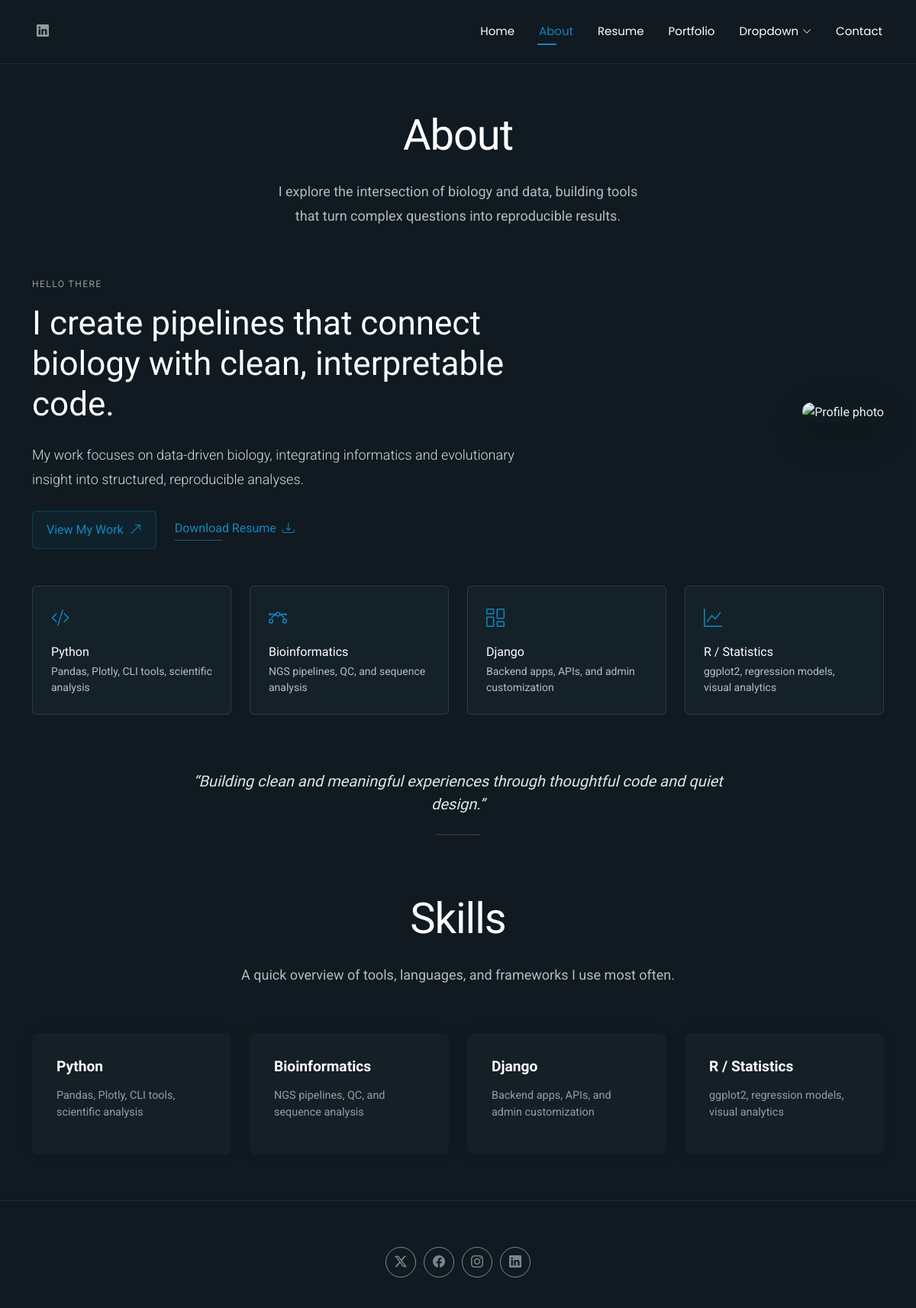
The page /about/ on the database its author committed.
### main/models.py (models this page shows, shortened)
class Timestamped(models.Model):
    created_at = models.DateTimeField(auto_now_add=True)
    updated_at = models.DateTimeField(auto_now=True)
    class Meta:
        abstract = True

class SiteCopy(Timestamped):
    COPY_KEYS = [
        ("about_title", "About: Section Title"),
        ("about_lead", "About: Lead Paragraph"),
        ("about_intro_headline", "About: Intro Headline"),
        ("about_intro_body", "About: Intro Body"),
        ("skills_title", "Skills: Section Title"),
        ("skills_lead", "Skills: Lead Paragraph"),
        ("about_quote", "About: Quote"),
    ]
    key = models.CharField(max_length=64, choices=COPY_KEYS, db_index=True)
    text = models.TextField()
    active = models.BooleanField(default=True)
    class Meta:
        verbose_name_plural = "Site Copy"
        indexes = [models.Index(fields=["key", "active"])]

class Skill(Timestamped):
    name = models.CharField(max_length=80)
    description = models.CharField(max_length=240, blank=True)
    order = models.PositiveIntegerField(default=0, db_index=True)
    active = models.BooleanField(default=True)
    icon = models.CharField(
        max_length=64,
        blank=True,
        help_text="Optional Bootstrap Icon class (e.g., 'bi-code-slash').",
    )
    class Meta:
        ordering = ("order", "id")

### main/views.py (the view)
# urls.py: path("about/", views.about, name="about"),
def about(request):
    context = {
        "skills": Skill.objects.filter(active=True).order_by("order", "id"),
        "copy": _copy_dict(),
        "assets": {
            "about_profile": _asset_url("about_profile"),
        },
    }
    return render(request, "about.html", context)

### main/views.py (called while the page is built)
def _copy_dict():
    copy = {}
    for key, _label in SiteCopy.COPY_KEYS:
        row = (SiteCopy.objects
               .filter(key=key, active=True)
               .order_by("-updated_at", "-id")
               .first())
        copy[key] = row.text if row else ""
    return copy

def _asset_url(key):
    row = (SiteAsset.objects
           .filter(key=key, active=True)
           .order_by("-updated_at", "-id")
           .first())
    return row.image.url if row else ""

### main/templates/about.html (shortened to what this page needs)
{% extends "base.html" %}
{% load static %}
{% block body_class %}about-page{% endblock %}
{% block content %}
<section id="about" class="about section">
  <div class="container section-title" data-aos="fade-up">
    <h2>{{ copy.about_title|default:"About" }}</h2>
    <p>{{ copy.about_lead }}</p>
  </div>
  <div class="container" data-aos="fade-up" data-aos-delay="100">
    <div class="row align-items-center justify-content-between gy-5 mb-5">
      <div class="col-lg-7" data-aos="fade-right" data-aos-delay="150">
        <div class="intro-content">
          <span class="eyebrow">Hello there</span>
          <h2 class="headline">{{ copy.about_intro_headline }}</h2>
          <p class="lead">{{ copy.about_intro_body }}</p>
          <div class="cta-group">
            <a href="#portfolio" class="btn-ghost">
              View My Work <i class="bi bi-arrow-up-right"></i>
            </a>
            <a href="{% url 'resume' %}" class="link-underline">
              Download Resume <i class="bi bi-download"></i>
            </a>
          </div>
        </div>
      </div>
      <div class="col-lg-5" data-aos="zoom-in" data-aos-delay="250">
        <figure class="profile-figure text-center text-lg-end">
                <figure class="profile-figure text-center text-lg-end">
                    {% if assets.about_profile %}
                        <img src="{{ assets.about_profile }}" alt="Profile photo" class="img-fluid rounded-4 shadow-lg" style="max-width: 1024; width: 100%; height: auto;">
                    {% else %}
                        <img src="{% static 'assets/img/profile/profile-square-placeholder.webp' %}" alt="Profile placeholder" class="img-fluid profile-photo">
                    {% endif %}
                </figure>
        </figure>
      </div>
    </div>
    <div class="mb-5">
      <div class="row g-4">
        {% for s in skills|slice:":4" %}
          <div class="col-6 col-md-4 col-lg-3" data-aos="fade-up" data-aos-delay="{{ forloop.counter0|add:1 }}00">
            <div class="skill-item">
              {% if s.icon %}<i class="bi {{ s.icon }}"></i>{% endif %}
              <h3>{{ s.name }}</h3>
              {% if s.description %}<p>{{ s.description }}</p>{% endif %}
            </div>
          </div>
        {% endfor %}
      </div>
    </div>
    {% if copy.about_quote %}
    <blockquote class="personal-quote text-center mx-auto my-4" data-aos="fade-down" data-aos-delay="200" style="max-width: 700px;">
        <p class="fs-5 fst-italic">“{{ copy.about_quote }}”</p>
    </blockquote>
    {% endif %}
  </div>
</section>
<section id="skills" class="skills section pt-0 mt-n3">
  <div class="container section-title" data-aos="fade-up">
    <h2>{{ copy.skills_title|default:"Skills" }}</h2>
    <p>{{ copy.skills_lead }}</p>
  </div>
  <div class="container" data-aos="fade-up" data-aos-delay="100">
    <div class="row g-4 skills-animation">
      {% for s in skills %}
        <div class="col-md-6 col-lg-3" data-aos="fade-up" data-aos-delay="{{ forloop.counter0|add:1 }}00">
          <div class="skill-box">
            <h3>{{ s.name }}</h3>
            {% if s.description %}<p>{{ s.description }}</p>{% endif %}
          </div>
        </div>
      {% empty %}
        <p class="text-muted">No skills yet. Add some in the admin.</p>
      {% endfor %}
    </div>
  </div>
</section>
{% endblock content %}

### main/templates/base.html (style rules this page uses)
html, body { background-color:var(--bs-body-bg); color:var(--bs-body-color); }
.section, .container, .main, .footer { background:transparent !important; }

### rows shown on the page
SiteCopy: about_title "About"
SiteCopy: about_lead "I explore the intersection of biology and data, building tools that turn complex questions into reproducible results."
SiteCopy: about_intro_headline "I create pipelines that connect biology with clean, interpretable code."
SiteCopy: about_intro_body "My work focuses on data-driven biology, integrating informatics and evolutionary insight into structured, reproducible analyses."
Skill: name "Python", description "Pandas, Plotly, CLI tools, scientific analysis"
Skill: name "Bioinformatics", description "NGS pipelines, QC, and sequence analysis"
Skill: name "Django", description "Backend apps, APIs, and admin customization"
Skill: name "R / Statistics", description "ggplot2, regression models, visual analytics"
SiteCopy: about_quote "Building clean and meaningful experiences through thoughtful code and quiet design."
SiteCopy: skills_title "Skills"
SiteCopy: skills_lead "A quick overview of tools, languages, and frameworks I use most often."
